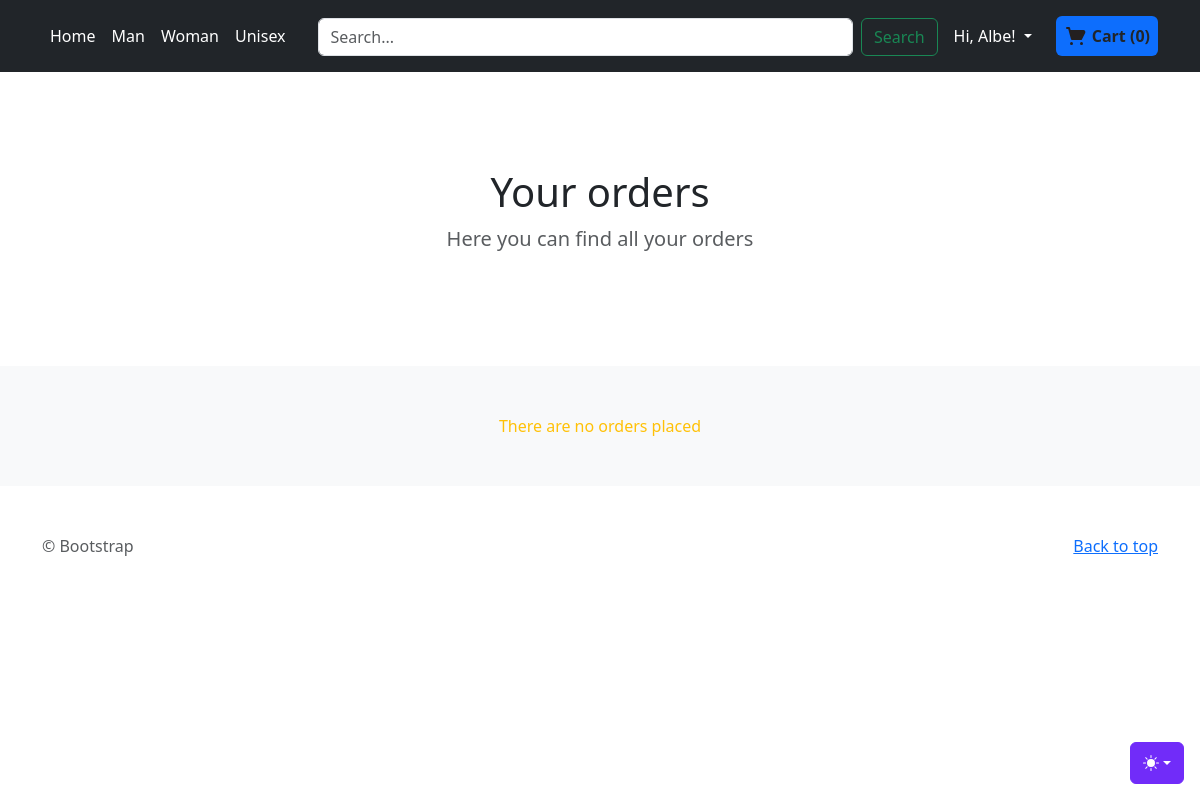
/order/orders/ (signed in), run on an earlier commit of the app's database.
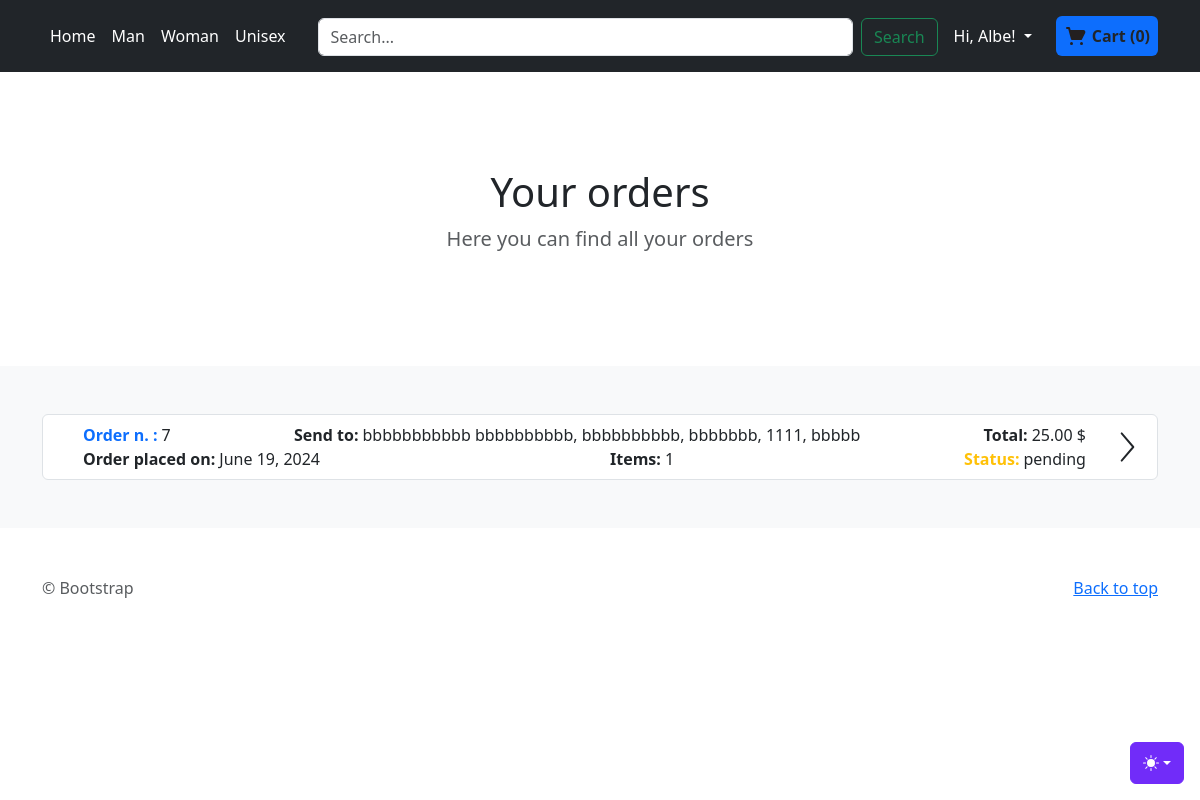
And on a later commit of the database.
### order/models.py (models this page shows, shortened)
class Order(models.Model):
    PAYMENT_METHODS = [
        ('credit', 'Credit Card'),
        ('debit', 'Debit Card'),
        ('paypal', 'PayPal')
    ]
    user = models.ForeignKey(CustomUser, on_delete=models.SET_NULL, null=True, blank=True,editable=False)
    created_at = models.DateTimeField(auto_now_add=True)
    total_products = models.PositiveIntegerField(null=False,blank=False,editable=False)
    total_price = models.DecimalField(max_digits=10, decimal_places=2,null=False,blank=False,default=0,editable=False)
    payment_method = models.CharField(max_length=20,choices=PAYMENT_METHODS,null=False,blank=False,editable=False)
    shipping_email = models.EmailField(max_length=254,null=True,blank=True)
    shipping_nickname = models.CharField(max_length=255, blank=True, null=True)
    shipping_first_name_recipient = models.CharField(max_length=255, blank=True, null=True)
    shipping_last_name_recipient = models.CharField(max_length=255, blank=True, null=True)
    shipping_address1 = models.CharField(max_length=255, blank=False, null=True)
    shipping_address2 = models.CharField(max_length=255, blank=True, null=True)
    shipping_country = models.CharField(max_length=255, blank=False, null=True)
    shipping_state = models.CharField(max_length=255, blank=False, null=True)
    shipping_zip = models.CharField(max_length=20, blank=False, null=True)
    status = models.CharField(max_length=20, choices=OrderStatus.choices(), default=OrderStatus.PENDING.value)

### order/views.py (the view)
# urls.py: path('orders/', views.orders, name='orders'),
def orders(request):
    data_response = {
        'orders': None
    }
    if request.user.is_authenticated:
        user_id = request.user.id
        orders = Order.objects.filter(user=user_id).all().order_by('-created_at')
        data_response['orders'] = orders
    return render(request, 'order/orders.html', cart_info(request) | data_response)

### order/models.py (called while the page is built)
    def total_items(self):
        return sum(item.quantity for item in self.cartitem_set.all())

    def total_price(self):
        total = 0
        for item in self.cartitem_set.all():
            total += item.quantity * item.product.price
        return total

### order/views.py (called while the page is built, shortened)
def get_or_create_cart(request):
    if request.user.is_authenticated:
        cart, created = Cart.objects.get_or_create(user=request.user)
    return cart

def get_cart_products(cart):
    cart_items = CartItem.objects.filter(cart=cart).select_related('product')
    cart_products = [
        {
            'product_id': item.product.id,
            'name': item.product.title,
            'price': item.product.price,
            'quantity': item.quantity,
            'size': item.product.size.size_name,
            'color': item.product.color.color_name
        } for item in cart_items
    ]
    return cart_products

def cart_info(request):
    cart = get_or_create_cart(request)
    data_response = {
        'cart_products': get_cart_products(cart),
        'total_items': cart.total_items(),
        'total_price': cart.total_price()
    }
    return data_response

### templates/order/orders.html (shortened to what this page needs)
{% extends 'store/index.html' %}
{% load static %}
{% block categories %}
  <section class="py-5 text-center container">
        <div class="row py-lg-5">
      <div class="col-lg-6 col-md-8 mx-auto">
        <h1 class="fw-light">{% block section_title %}Your orders {% endblock section_title %}</h1>
        <p class="lead text-body-secondary">{% block section_par %}Here you can find all your orders{% endblock section_par %}</p>
      </div>
    </div>
  </section>
{% endblock categories %}
{% block content %}
    {% if orders %}
        <div class="list-group">
        {% for order in orders %}
          <a href="{% url 'order:order-detail' order.id %}" class="list-group-item list-group-item-action">
          <div class="d-flex justify-content-between align-items-center">
              <div class="w-100">
                  <div class="d-flex justify-content-between flex-wrap">
                              <div class="mx-4 d-flex">
                                  <span class="me-1 text-primary fw-bold">Order n. :</span>
                                  <span class="" > {{ order.id }}</span>
                              </div>
                              <div class="mx-4 d-flex align-items-center">
                                  <span class="me-1 fw-bold">Send to: </span>
                                  <span class="">{{ order.shipping_first_name_recipient }} {{ order.shipping_last_name_recipient }},
                                  {{ order.shipping_address1 }}, {% if order.shipping_address2 %}{{ order.shipping_address2 }},{% endif %}
                                  {{ order.shipping_state }}, {{ order.shipping_zip }}, {{ order.shipping_country }}</span>
                              </div>
                                <div class="mx-4 d-flex">
                                  <span class="me-1 fw-bold">Total:</span>
                                  <span class=""> {{ order.total_price }} $</span>
                              </div>
                          </div>
                  <div class="d-flex justify-content-between flex-wrap">
                              <div class="mx-4 d-flex">
                                  <span class="me-1 fw-bold">Order placed on:</span>
                                  <span class="" > {{ order.created_at.date }}</span>
                              </div>
                              <div class="mx-4 d-flex">
                                  <span class="me-1 fw-bold">Items:</span>
                                  <span class=""> {{ order.total_products }}</span>
                              </div>
                              <div class="mx-4 d-flex">
                                  <span class="me-1 text-warning fw-bold">Status:</span>
                                  <span class="" > {{ order.status }}</span>
                              </div>
                          </div>
              </div>
              <svg id="i-chevron-right" xmlns="http://www.w3.org/2000/svg" viewBox="0 0 32 32" width="32" height="32" fill="none" stroke="currentcolor" stroke-linecap="round" stroke-linejoin="round" stroke-width="2">
                <path d="M12 30 L24 16 12 2" />
              </svg>
          </div>
          </a>
        {% endfor %}
        </div>
    {% else %}
        <div class="text-center text-warning">
        There are no orders placed
        </div>
    {% endif %}
{% endblock content %}

What changed in the data, as far as the page shows it:
added Order: id "7", shipping_first_name_recipient "bbbbbbbbbbb", shipping_last_name_recipient "bbbbbbbbbb", shipping_address1 "bbbbbbbbbb", shipping_state "bbbbbbb", shipping_zip "1111", shipping_country "bbbbb", total_price "25.00", created_at "June 19, 2024", total_products "1", status "pending"
Also different on the page:
text no longer shown: "There are no orders placed"
